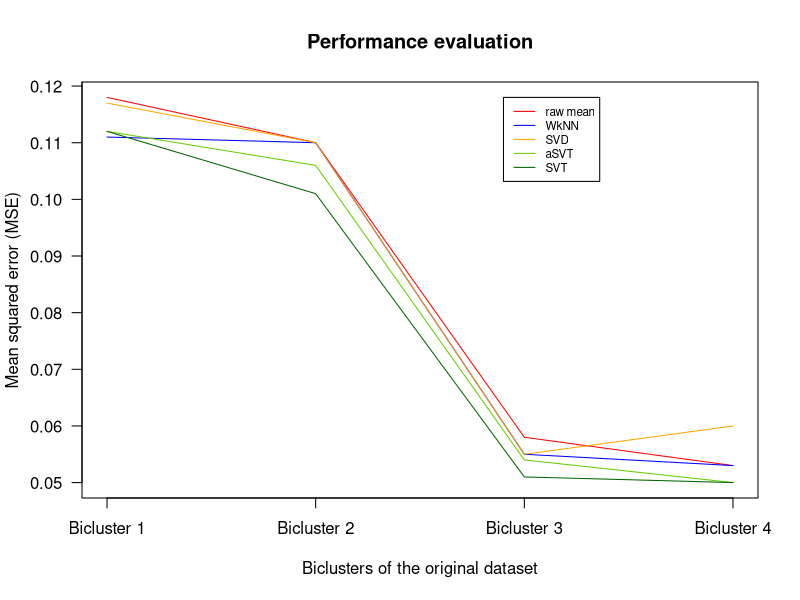

The R script that drew this image:
###################################################################################################
# Author:         Alan Ramponi                                                                    #
# Course:         Biological Data Mining Lab                                                      #
# Date:           January 13th, 2015                                                              #
# Description:    Data visualisation: performance evaluation.                                     #
###################################################################################################


# Define the vectors of performances
error_mean <- c(0.118,0.110,0.058,0.053)
error_svd <- c(0.117,0.110,0.055,0.060)
error_knn <- c(0.111,0.110,0.055,0.053)
error_svt <- c(0.112,0.101,0.051,0.050)
error_svt_appr <- c(0.112,0.106,0.054,0.050)
# order of testing: 3, 1, 2, 4.

# Calculate range from 0.05 to max value
g_range <- range(0.05, error_mean, error_knn)

# Graph the error of the mean
plot(error_mean, type="l", col="red", ylim=g_range, axes=FALSE, ann=FALSE)

# Make x axis using Biclusters labels
axis(1, at=1:4, lab=c("Bicluster 1","Bicluster 2","Bicluster 3", "Bicluster 4"))

# Make y axis with horizontal labels that display ticks at every 0.01 marks
axis(2, las=1, at=c(0.05,0.06,0.07,0.08,0.09,0.10,0.11,0.12,0.13))

# Create box around plot
box()

# Choose the color of the lines
lines(error_knn, type="l", pch=22, lty=1, col="blue")
lines(error_svd, type="l", pch=22, lty=1, col="orange")
lines(error_svt_appr, type="l", pch=22, lty=1, col="chartreuse3")
lines(error_svt, type="l", pch=22, lty=1, col="darkgreen")

# Create a title
title(main="Performance evaluation")

# Label the x and y axes
title(xlab="Biclusters of the original dataset")
title(ylab="Mean squared error (MSE)")

# Create a legend that uses the same line colors and points used by the actual plot 
legend(2.9, g_range[2], c("raw mean", "WkNN", "SVD", "aSVT", "SVT"), cex=0.7, 
       col=c("red","blue", "orange", "chartreuse3", "darkgreen"), lty=1)